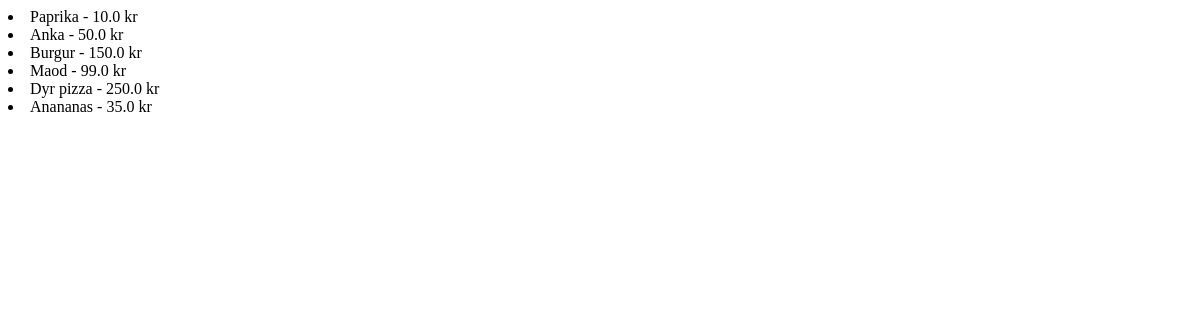
/products/, run on an earlier commit of the app's database.
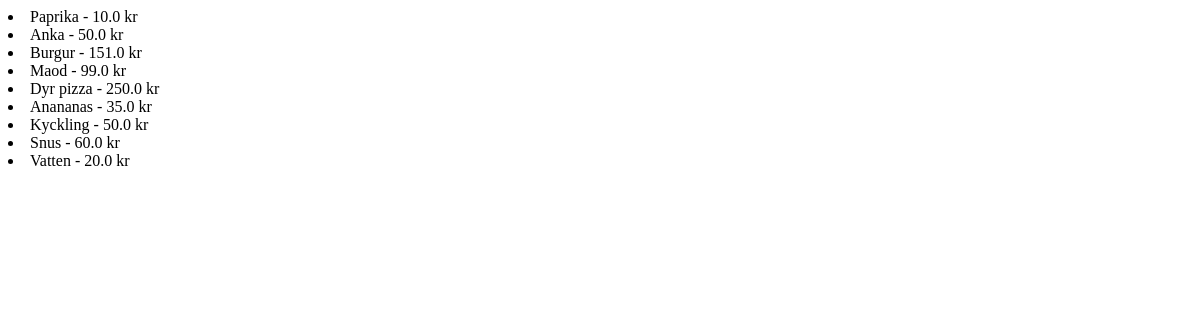
And on a later commit of the database.
### products/models.py (models this page shows, shortened)
class Product(models.Model):
  id = models.AutoField(primary_key=True)
  name = models.CharField(max_length=200)
  price = models.FloatField(max_length=200)

### products/views.py (the view)
# urls.py: path('', views.IndexView.as_view(), name='index'),
class IndexView(generic.ListView):
  template_name = 'products/index.html'
  context_object_name = 'latest_product_list'
  def get_queryset(self):
    return Product.objects.all()

### products/templates/products/index.html
{% if latest_product_list %}
    {% for product in latest_product_list %}
        <li>{{ product.name }} - {{ product.price }} kr</li>
    {% endfor %}
{% else %}
    <p>No products are available.</p>
{% endif %}

What changed in the data, as far as the page shows it:
changed Product "Burgur": price "150.0" → "151.0"
added Product: name "Kyckling", price "50.0"
added Product: name "Snus", price "60.0"
added Product: name "Vatten", price "20.0"
